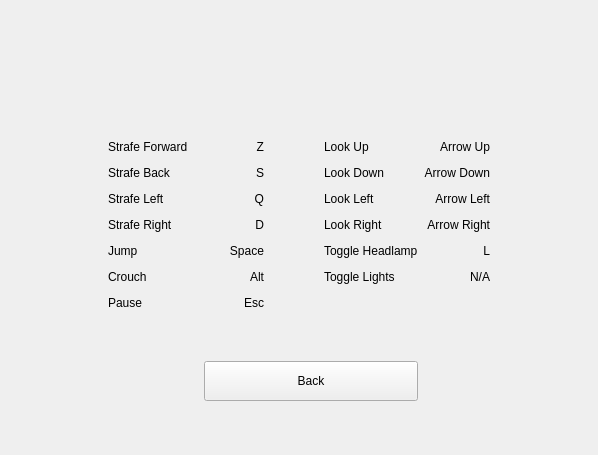
<?xml version="1.0" encoding="UTF-8"?>
<ui version="4.0">
 <class>KeyBindsScreen</class>
 <widget class="QFrame" name="KeyBindsScreen">
  <property name="geometry">
   <rect>
    <x>0</x>
    <y>0</y>
    <width>598</width>
    <height>455</height>
   </rect>
  </property>
  <property name="windowTitle">
   <string>Form</string>
  </property>
  <layout class="QGridLayout" name="gridLayout_2">
   <item row="1" column="0">
    <spacer name="horizontalSpacer_22">
     <property name="orientation">
      <enum>Qt::Horizontal</enum>
     </property>
     <property name="sizeHint" stdset="0">
      <size>
       <width>40</width>
       <height>20</height>
      </size>
     </property>
    </spacer>
   </item>
   <item row="7" column="4">
    <spacer name="horizontalSpacer_15">
     <property name="orientation">
      <enum>Qt::Horizontal</enum>
     </property>
     <property name="sizeHint" stdset="0">
      <size>
       <width>40</width>
       <height>20</height>
      </size>
     </property>
    </spacer>
   </item>
   <item row="7" column="7">
    <spacer name="horizontalSpacer_21">
     <property name="orientation">
      <enum>Qt::Horizontal</enum>
     </property>
     <property name="sizeHint" stdset="0">
      <size>
       <width>40</width>
       <height>20</height>
      </size>
     </property>
    </spacer>
   </item>
   <item row="3" column="3">
    <widget class="QLabel" name="label_9">
     <property name="text">
      <string>Q</string>
     </property>
     <property name="alignment">
      <set>Qt::AlignRight|Qt::AlignTrailing|Qt::AlignVCenter</set>
     </property>
    </widget>
   </item>
   <item row="5" column="7">
    <spacer name="horizontalSpacer_19">
     <property name="orientation">
      <enum>Qt::Horizontal</enum>
     </property>
     <property name="sizeHint" stdset="0">
      <size>
       <width>40</width>
       <height>20</height>
      </size>
     </property>
    </spacer>
   </item>
   <item row="0" column="2">
    <spacer name="verticalSpacer">
     <property name="orientation">
      <enum>Qt::Vertical</enum>
     </property>
     <property name="sizeHint" stdset="0">
      <size>
       <width>20</width>
       <height>40</height>
      </size>
     </property>
    </spacer>
   </item>
   <item row="3" column="5">
    <widget class="QLabel" name="label_12">
     <property name="text">
      <string>Look Left</string>
     </property>
    </widget>
   </item>
   <item row="2" column="5">
    <widget class="QLabel" name="label_11">
     <property name="text">
      <string>Look Down</string>
     </property>
    </widget>
   </item>
   <item row="6" column="2">
    <widget class="QLabel" name="label_19">
     <property name="text">
      <string>Crouch</string>
     </property>
    </widget>
   </item>
   <item row="4" column="3">
    <widget class="QLabel" name="label_10">
     <property name="text">
      <string>D</string>
     </property>
     <property name="alignment">
      <set>Qt::AlignRight|Qt::AlignTrailing|Qt::AlignVCenter</set>
     </property>
    </widget>
   </item>
   <item row="7" column="3">
    <widget class="QLabel" name="label_26">
     <property name="text">
      <string>Esc</string>
     </property>
     <property name="alignment">
      <set>Qt::AlignRight|Qt::AlignTrailing|Qt::AlignVCenter</set>
     </property>
    </widget>
   </item>
   <item row="5" column="2">
    <widget class="QLabel" name="label_17">
     <property name="text">
      <string>Jump</string>
     </property>
    </widget>
   </item>
   <item row="4" column="4">
    <spacer name="horizontalSpacer_12">
     <property name="orientation">
      <enum>Qt::Horizontal</enum>
     </property>
     <property name="sizeHint" stdset="0">
      <size>
       <width>40</width>
       <height>20</height>
      </size>
     </property>
    </spacer>
   </item>
   <item row="3" column="4">
    <spacer name="horizontalSpacer_11">
     <property name="orientation">
      <enum>Qt::Horizontal</enum>
     </property>
     <property name="sizeHint" stdset="0">
      <size>
       <width>40</width>
       <height>20</height>
      </size>
     </property>
    </spacer>
   </item>
   <item row="6" column="1">
    <spacer name="horizontalSpacer_8">
     <property name="orientation">
      <enum>Qt::Horizontal</enum>
     </property>
     <property name="sizeHint" stdset="0">
      <size>
       <width>40</width>
       <height>20</height>
      </size>
     </property>
    </spacer>
   </item>
   <item row="6" column="3">
    <widget class="QLabel" name="label_20">
     <property name="text">
      <string>Alt</string>
     </property>
     <property name="alignment">
      <set>Qt::AlignRight|Qt::AlignTrailing|Qt::AlignVCenter</set>
     </property>
    </widget>
   </item>
   <item row="2" column="7">
    <spacer name="horizontalSpacer_16">
     <property name="orientation">
      <enum>Qt::Horizontal</enum>
     </property>
     <property name="sizeHint" stdset="0">
      <size>
       <width>40</width>
       <height>20</height>
      </size>
     </property>
    </spacer>
   </item>
   <item row="4" column="2">
    <widget class="QLabel" name="label_7">
     <property name="text">
      <string>Strafe Right</string>
     </property>
    </widget>
   </item>
   <item row="2" column="2">
    <widget class="QLabel" name="label_5">
     <property name="text">
      <string>Strafe Back</string>
     </property>
    </widget>
   </item>
   <item row="1" column="1">
    <spacer name="horizontalSpacer_2">
     <property name="orientation">
      <enum>Qt::Horizontal</enum>
     </property>
     <property name="sizeHint" stdset="0">
      <size>
       <width>40</width>
       <height>20</height>
      </size>
     </property>
    </spacer>
   </item>
   <item row="3" column="7">
    <spacer name="horizontalSpacer_17">
     <property name="orientation">
      <enum>Qt::Horizontal</enum>
     </property>
     <property name="sizeHint" stdset="0">
      <size>
       <width>40</width>
       <height>20</height>
      </size>
     </property>
    </spacer>
   </item>
   <item row="2" column="3">
    <widget class="QLabel" name="label_8">
     <property name="text">
      <string>S</string>
     </property>
     <property name="alignment">
      <set>Qt::AlignRight|Qt::AlignTrailing|Qt::AlignVCenter</set>
     </property>
    </widget>
   </item>
   <item row="6" column="7">
    <spacer name="horizontalSpacer_20">
     <property name="orientation">
      <enum>Qt::Horizontal</enum>
     </property>
     <property name="sizeHint" stdset="0">
      <size>
       <width>40</width>
       <height>20</height>
      </size>
     </property>
    </spacer>
   </item>
   <item row="0" column="3">
    <spacer name="verticalSpacer_6">
     <property name="orientation">
      <enum>Qt::Vertical</enum>
     </property>
     <property name="sizeHint" stdset="0">
      <size>
       <width>20</width>
       <height>40</height>
      </size>
     </property>
    </spacer>
   </item>
   <item row="7" column="2">
    <widget class="QLabel" name="label_25">
     <property name="text">
      <string>Pause</string>
     </property>
    </widget>
   </item>
   <item row="0" column="5">
    <spacer name="verticalSpacer_3">
     <property name="orientation">
      <enum>Qt::Vertical</enum>
     </property>
     <property name="sizeHint" stdset="0">
      <size>
       <width>20</width>
       <height>40</height>
      </size>
     </property>
    </spacer>
   </item>
   <item row="1" column="7">
    <spacer name="horizontalSpacer_3">
     <property name="orientation">
      <enum>Qt::Horizontal</enum>
     </property>
     <property name="sizeHint" stdset="0">
      <size>
       <width>40</width>
       <height>20</height>
      </size>
     </property>
    </spacer>
   </item>
   <item row="4" column="7">
    <spacer name="horizontalSpacer_18">
     <property name="orientation">
      <enum>Qt::Horizontal</enum>
     </property>
     <property name="sizeHint" stdset="0">
      <size>
       <width>40</width>
       <height>20</height>
      </size>
     </property>
    </spacer>
   </item>
   <item row="0" column="6">
    <spacer name="verticalSpacer_7">
     <property name="orientation">
      <enum>Qt::Vertical</enum>
     </property>
     <property name="sizeHint" stdset="0">
      <size>
       <width>20</width>
       <height>40</height>
      </size>
     </property>
    </spacer>
   </item>
   <item row="7" column="1">
    <spacer name="horizontalSpacer_9">
     <property name="orientation">
      <enum>Qt::Horizontal</enum>
     </property>
     <property name="sizeHint" stdset="0">
      <size>
       <width>40</width>
       <height>20</height>
      </size>
     </property>
    </spacer>
   </item>
   <item row="8" column="6">
    <spacer name="verticalSpacer_8">
     <property name="orientation">
      <enum>Qt::Vertical</enum>
     </property>
     <property name="sizeHint" stdset="0">
      <size>
       <width>20</width>
       <height>40</height>
      </size>
     </property>
    </spacer>
   </item>
   <item row="2" column="1">
    <spacer name="horizontalSpacer_4">
     <property name="orientation">
      <enum>Qt::Horizontal</enum>
     </property>
     <property name="sizeHint" stdset="0">
      <size>
       <width>40</width>
       <height>20</height>
      </size>
     </property>
    </spacer>
   </item>
   <item row="3" column="1">
    <spacer name="horizontalSpacer_5">
     <property name="orientation">
      <enum>Qt::Horizontal</enum>
     </property>
     <property name="sizeHint" stdset="0">
      <size>
       <width>40</width>
       <height>20</height>
      </size>
     </property>
    </spacer>
   </item>
   <item row="8" column="2">
    <spacer name="verticalSpacer_2">
     <property name="orientation">
      <enum>Qt::Vertical</enum>
     </property>
     <property name="sizeHint" stdset="0">
      <size>
       <width>20</width>
       <height>40</height>
      </size>
     </property>
    </spacer>
   </item>
   <item row="4" column="1">
    <spacer name="horizontalSpacer_6">
     <property name="orientation">
      <enum>Qt::Horizontal</enum>
     </property>
     <property name="sizeHint" stdset="0">
      <size>
       <width>40</width>
       <height>20</height>
      </size>
     </property>
    </spacer>
   </item>
   <item row="1" column="6">
    <widget class="QLabel" name="label_4">
     <property name="minimumSize">
      <size>
       <width>60</width>
       <height>0</height>
      </size>
     </property>
     <property name="text">
      <string>Arrow Up</string>
     </property>
     <property name="alignment">
      <set>Qt::AlignRight|Qt::AlignTrailing|Qt::AlignVCenter</set>
     </property>
    </widget>
   </item>
   <item row="3" column="2">
    <widget class="QLabel" name="label_6">
     <property name="text">
      <string>Strafe Left</string>
     </property>
    </widget>
   </item>
   <item row="5" column="4">
    <spacer name="horizontalSpacer_13">
     <property name="orientation">
      <enum>Qt::Horizontal</enum>
     </property>
     <property name="sizeHint" stdset="0">
      <size>
       <width>40</width>
       <height>20</height>
      </size>
     </property>
    </spacer>
   </item>
   <item row="2" column="4">
    <spacer name="horizontalSpacer_10">
     <property name="orientation">
      <enum>Qt::Horizontal</enum>
     </property>
     <property name="sizeHint" stdset="0">
      <size>
       <width>40</width>
       <height>20</height>
      </size>
     </property>
    </spacer>
   </item>
   <item row="5" column="1">
    <spacer name="horizontalSpacer_7">
     <property name="orientation">
      <enum>Qt::Horizontal</enum>
     </property>
     <property name="sizeHint" stdset="0">
      <size>
       <width>40</width>
       <height>20</height>
      </size>
     </property>
    </spacer>
   </item>
   <item row="1" column="2">
    <widget class="QLabel" name="label">
     <property name="minimumSize">
      <size>
       <width>90</width>
       <height>0</height>
      </size>
     </property>
     <property name="text">
      <string>Strafe Forward</string>
     </property>
    </widget>
   </item>
   <item row="6" column="4">
    <spacer name="horizontalSpacer_14">
     <property name="orientation">
      <enum>Qt::Horizontal</enum>
     </property>
     <property name="sizeHint" stdset="0">
      <size>
       <width>40</width>
       <height>20</height>
      </size>
     </property>
    </spacer>
   </item>
   <item row="4" column="5">
    <widget class="QLabel" name="label_13">
     <property name="text">
      <string>Look Right</string>
     </property>
    </widget>
   </item>
   <item row="1" column="3">
    <widget class="QLabel" name="label_2">
     <property name="minimumSize">
      <size>
       <width>60</width>
       <height>0</height>
      </size>
     </property>
     <property name="text">
      <string>Z</string>
     </property>
     <property name="alignment">
      <set>Qt::AlignRight|Qt::AlignTrailing|Qt::AlignVCenter</set>
     </property>
    </widget>
   </item>
   <item row="1" column="4">
    <spacer name="horizontalSpacer">
     <property name="orientation">
      <enum>Qt::Horizontal</enum>
     </property>
     <property name="sizeHint" stdset="0">
      <size>
       <width>40</width>
       <height>20</height>
      </size>
     </property>
    </spacer>
   </item>
   <item row="3" column="6">
    <widget class="QLabel" name="label_15">
     <property name="minimumSize">
      <size>
       <width>40</width>
       <height>0</height>
      </size>
     </property>
     <property name="text">
      <string>Arrow Left</string>
     </property>
     <property name="alignment">
      <set>Qt::AlignRight|Qt::AlignTrailing|Qt::AlignVCenter</set>
     </property>
    </widget>
   </item>
   <item row="2" column="6">
    <widget class="QLabel" name="label_14">
     <property name="minimumSize">
      <size>
       <width>60</width>
       <height>0</height>
      </size>
     </property>
     <property name="text">
      <string>Arrow Down</string>
     </property>
     <property name="alignment">
      <set>Qt::AlignRight|Qt::AlignTrailing|Qt::AlignVCenter</set>
     </property>
    </widget>
   </item>
   <item row="4" column="6">
    <widget class="QLabel" name="label_16">
     <property name="minimumSize">
      <size>
       <width>40</width>
       <height>0</height>
      </size>
     </property>
     <property name="text">
      <string>Arrow Right</string>
     </property>
     <property name="alignment">
      <set>Qt::AlignRight|Qt::AlignTrailing|Qt::AlignVCenter</set>
     </property>
    </widget>
   </item>
   <item row="1" column="5">
    <widget class="QLabel" name="label_3">
     <property name="minimumSize">
      <size>
       <width>90</width>
       <height>0</height>
      </size>
     </property>
     <property name="text">
      <string>Look Up</string>
     </property>
    </widget>
   </item>
   <item row="5" column="3">
    <widget class="QLabel" name="label_18">
     <property name="minimumSize">
      <size>
       <width>40</width>
       <height>0</height>
      </size>
     </property>
     <property name="text">
      <string>Space</string>
     </property>
     <property name="alignment">
      <set>Qt::AlignRight|Qt::AlignTrailing|Qt::AlignVCenter</set>
     </property>
    </widget>
   </item>
   <item row="6" column="6">
    <widget class="QLabel" name="label_24">
     <property name="minimumSize">
      <size>
       <width>40</width>
       <height>0</height>
      </size>
     </property>
     <property name="text">
      <string>N/A</string>
     </property>
     <property name="alignment">
      <set>Qt::AlignRight|Qt::AlignTrailing|Qt::AlignVCenter</set>
     </property>
    </widget>
   </item>
   <item row="6" column="5">
    <widget class="QLabel" name="label_23">
     <property name="text">
      <string>Toggle Lights</string>
     </property>
    </widget>
   </item>
   <item row="5" column="6">
    <widget class="QLabel" name="label_22">
     <property name="minimumSize">
      <size>
       <width>40</width>
       <height>0</height>
      </size>
     </property>
     <property name="text">
      <string>L</string>
     </property>
     <property name="alignment">
      <set>Qt::AlignRight|Qt::AlignTrailing|Qt::AlignVCenter</set>
     </property>
    </widget>
   </item>
   <item row="5" column="5">
    <widget class="QLabel" name="label_21">
     <property name="minimumSize">
      <size>
       <width>90</width>
       <height>0</height>
      </size>
     </property>
     <property name="text">
      <string>Toggle Headlamp</string>
     </property>
    </widget>
   </item>
   <item row="8" column="3" colspan="3">
    <widget class="QPushButton" name="backButton">
     <property name="minimumSize">
      <size>
       <width>0</width>
       <height>40</height>
      </size>
     </property>
     <property name="text">
      <string>Back</string>
     </property>
    </widget>
   </item>
   <item row="1" column="8">
    <spacer name="horizontalSpacer_23">
     <property name="orientation">
      <enum>Qt::Horizontal</enum>
     </property>
     <property name="sizeHint" stdset="0">
      <size>
       <width>40</width>
       <height>20</height>
      </size>
     </property>
    </spacer>
   </item>
  </layout>
 </widget>
 <resources/>
 <connections/>
</ui>
